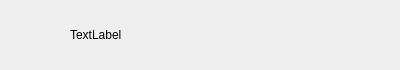
<?xml version="1.0" encoding="UTF-8"?>
<ui version="4.0">
 <class>ConUserItem</class>
 <widget class="QWidget" name="ConUserItem">
  <property name="geometry">
   <rect>
    <x>0</x>
    <y>0</y>
    <width>400</width>
    <height>70</height>
   </rect>
  </property>
  <property name="minimumSize">
   <size>
    <width>0</width>
    <height>70</height>
   </size>
  </property>
  <property name="maximumSize">
   <size>
    <width>16777215</width>
    <height>70</height>
   </size>
  </property>
  <property name="windowTitle">
   <string>Form</string>
  </property>
  <layout class="QHBoxLayout" name="horizontalLayout">
   <property name="spacing">
    <number>5</number>
   </property>
   <property name="leftMargin">
    <number>5</number>
   </property>
   <property name="topMargin">
    <number>2</number>
   </property>
   <property name="rightMargin">
    <number>5</number>
   </property>
   <property name="bottomMargin">
    <number>2</number>
   </property>
   <item>
    <widget class="QWidget" name="widget" native="true">
     <property name="minimumSize">
      <size>
       <width>60</width>
       <height>60</height>
      </size>
     </property>
     <property name="maximumSize">
      <size>
       <width>60</width>
       <height>60</height>
      </size>
     </property>
     <widget class="QLabel" name="icon_lb">
      <property name="geometry">
       <rect>
        <x>0</x>
        <y>10</y>
        <width>45</width>
        <height>45</height>
       </rect>
      </property>
      <property name="minimumSize">
       <size>
        <width>45</width>
        <height>45</height>
       </size>
      </property>
      <property name="maximumSize">
       <size>
        <width>45</width>
        <height>45</height>
       </size>
      </property>
      <property name="text">
       <string/>
      </property>
     </widget>
     <widget class="QLabel" name="red_point">
      <property name="geometry">
       <rect>
        <x>27</x>
        <y>2</y>
        <width>30</width>
        <height>30</height>
       </rect>
      </property>
      <property name="minimumSize">
       <size>
        <width>30</width>
        <height>30</height>
       </size>
      </property>
      <property name="maximumSize">
       <size>
        <width>30</width>
        <height>30</height>
       </size>
      </property>
      <property name="text">
       <string/>
      </property>
     </widget>
    </widget>
   </item>
   <item>
    <widget class="QLabel" name="user_name_lb">
     <property name="text">
      <string>TextLabel</string>
     </property>
    </widget>
   </item>
  </layout>
 </widget>
 <resources/>
 <connections/>
</ui>
